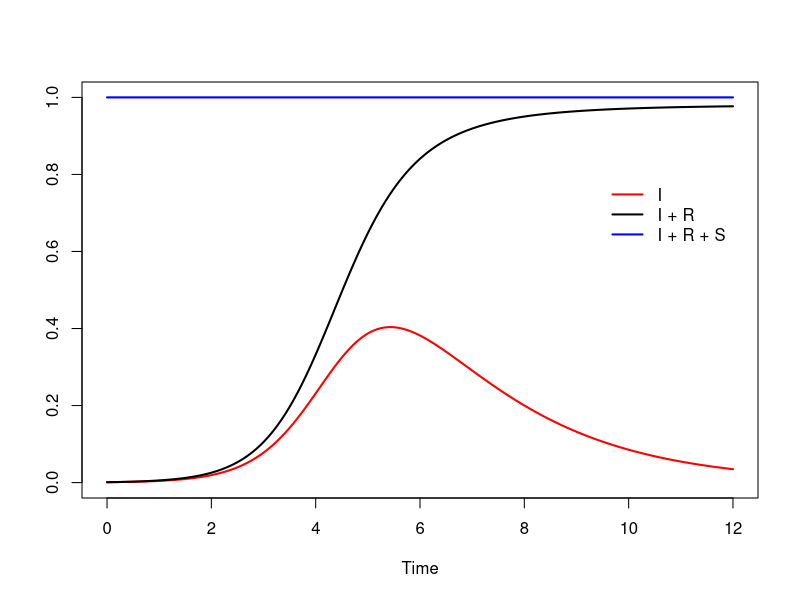
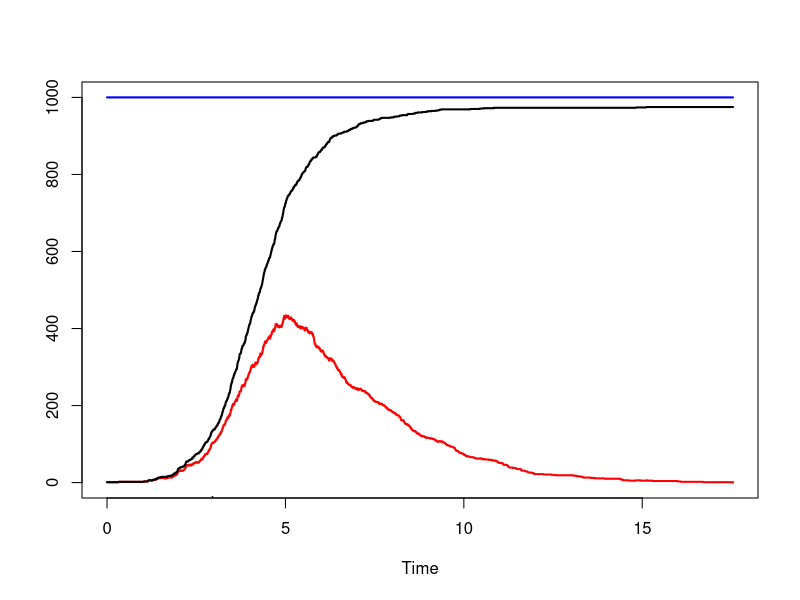

R code for these plots, in order:
## ---- chunk 1
library(deSolve)
parameters <- c(beta = 2, gamma = 0.5) # parameter values
state <- c(S = 0.999, I = 0.001, R = 0) # starting values for the system
# Definition of the system of ODE's
SIR_ODE <- function(time, state, parameters) {
  with(as.list(c(state, parameters)), {
    # rate of change
    dS <- -beta * S * I
    dI <- beta * S * I - gamma * I
    dR <- gamma * I
    # return the rate of change
    list(c(dS, dI, dR))
  })# end with(as.list ...
}
# Now run the system for some time, using the ode() function of {deSolve}
times <- seq(0, 12, by = 0.01)
out <- ode(
  y = state,
  times = times,
  func = SIR_ODE,
  parms = parameters
)

out <- as.data.frame(out)
plot(
  out$time,
  out$I,
  type = "l",
  lwd = 2,
  xlab = "Time",
  ylab = "",
  ylim = c(0, 1),
  col = "red"
)
lines(out$time, out$I + out$R, type = "l", lwd = 2)
lines(
  out$time,
  out$I + out$R + out$S,
  type = "l",
  lwd = 2,
  col = "blue"
)
legend(
  12,
  0.8,
  c("I", "I + R", "I + R + S"),
  lwd = 2,
  col = c("red", "black", "blue"),
  bty = "n",
  xjust = 1
)
## ---- chunk 2
gen_SIR <- function(beta, gamma, S0, I0, R0) {
  # Start with S0 susceptible, I0 infected and R0 recovered, at time t=0
  T <- 0
  S <- S0
  I <- I0
  R <- R0
  n <- S0 + I0 + R0
  dfr <- matrix(0, 2 * n, 5)# time, S, I, R, ev (1 for infection, 0 for recovery)
  dfr[1, ] <- c(T, S, I, R, 1)
  i <- 1
  while (I > 0) {
    # run until no more infecteds left
    i <- i + 1
    # currently I infected, S susceptibles, determin rates
    rate_inf <- beta * I * S / n
    rate_rem <- gamma * I
    rate_tot <- rate_inf + rate_rem
    # time point of new event
    Tev <- rexp(1, rate_tot)
    # determine type of event
    ev <- sample(0:1, size = 1, prob = c(rate_rem, rate_inf))
    T <- T + Tev
    if (ev == 1) {
      # new infection
      S <- S - 1
      I <- I + 1
    } else {
      # removal
      I <- I - 1
      R <- R + 1
    }
    dfr[i, ] <- c(T, S, I, R, ev)
  }
  dfr <- as.data.frame(dfr)
  names(dfr) <- c("T", "S", "I", "R", "ev")
  return(dfr)
}

n <- 1000
# Parameters
beta <- 2
gamma <- 0.5
# Generate
set.seed(2023)
dfr <- gen_SIR(beta,
               gamma,
               I0 = 1,
               S0 = n - 1,
               R0 = 0)
dfr <- subset(dfr, T > 0 |
                I > 0)# remove rows where I=0, except for T=0
dfr2023 <- dfr # save for later
head(dfr, n = 12)
## ---- chunk 3
plot(
  dfr$T,
  dfr$I,
  type = "s",
  lwd = 2,
  xlab = "Time",
  ylab = "",
  ylim = c(0, n),
  col = "red"
)
lines(dfr$T, dfr$I + dfr$R, type = "s", lwd = 2)
lines(
  dfr$T,
  dfr$I + dfr$R + dfr$S,
  type = "s",
  lwd = 2,
  col = "blue"
)
legend(
  5,
  0.8,
  c("I", "I + R", "I + R + S"),
  lwd = 2,
  col = c("red", "black", "blue"),
  bty = "n",
  xjust = 1
)
## ---- chunk 4
dfr <- dfr2023 # reuse the first data with seed 2023
n <- dfr$S[1] + dfr$I[1] + dfr$R[1]
Ntau <- sum(dfr$ev[-1]) # total number of new infections
Ndfr <- nrow(dfr)
dfr$length_int <- c(dfr$T[-1] - dfr$T[-Ndfr], 0)
intSI <- sum(dfr$S * dfr$I * dfr$length_int)
betahat_MLE <- Ntau / (intSI / n)
betahat_MLE
